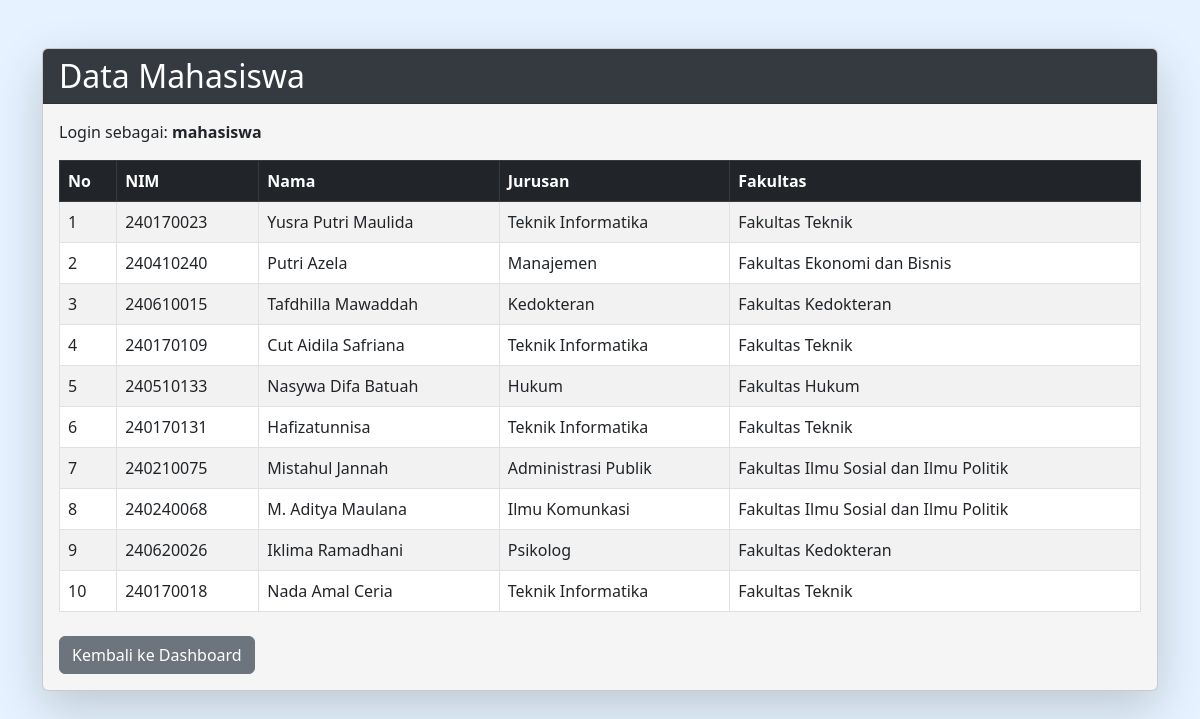
Page /data_mahasiswa.php (signed in) on the committed database.
### tables this page shows
CREATE TABLE IF NOT EXISTS `mahasiswa` (
  `id` int NOT NULL AUTO_INCREMENT,
  `nim` varchar(20) DEFAULT NULL,
  `nama` varchar(100) DEFAULT NULL,
  `jurusan` varchar(100) DEFAULT NULL,
  `fakultas` varchar(100) DEFAULT NULL,
  PRIMARY KEY (`id`)
);

### data_mahasiswa.php (the view, shortened to what this page needs)
<?php
include 'koneksi.php';
$data = mysqli_query($conn, "SELECT * FROM mahasiswa");
?>
<!DOCTYPE html>
<html>
<head>
    <link href="https://cdn.jsdelivr.net/npm/bootstrap@5.3.0/dist/css/bootstrap.min.css" rel="stylesheet">
</head>
<body style="background-color: #e6f2ff; min-height:100vh;">
<div class="container mt-5">
  <div class="card shadow-lg" style="background-color:#f5f5f5;">
    <div class="card-header text-white" style="background-color:#343a40;">
      <h2 class="card-title mb-0">Data Mahasiswa</h2>
    </div>
    <div class="card-body">
      <p>Login sebagai: <b><?= $_SESSION['username'] ?></b></p>
      <table class="table table-striped table-bordered table-hover">
        <thead class="table-dark">
          <tr>
            <th>No</th>
            <th>NIM</th>
            <th>Nama</th>
            <th>Jurusan</th>
            <th>Fakultas</th>
          </tr>
        </thead>
        <tbody>
          <?php $no=1; while($row=mysqli_fetch_assoc($data)){ ?>
            <tr>
              <td><?= $no++ ?></td>
              <td><?= $row['nim'] ?></td>
              <td><?= $row['nama'] ?></td>
              <td><?= $row['jurusan'] ?></td>
              <td><?= $row['fakultas'] ?></td>
            </tr>
          <?php } ?>
        </tbody>
      </table>
      <a href="<?= ($_SESSION['role']=='admin')?'dashboard_admin.php':'dashboard_user.php' ?>" class="btn btn-secondary mt-2">Kembali ke Dashboard</a>
    </div>
  </div>
</div>
</body>
</html>

### rows in the picture
mahasiswa: nim "240170023", nama "Yusra Putri Maulida", jurusan "Teknik Informatika", fakultas "Fakultas Teknik"
mahasiswa: nim "240410240", nama "Putri Azela", jurusan "Manajemen", fakultas "Fakultas Ekonomi dan Bisnis"
mahasiswa: nim "240610015", nama "Tafdhilla Mawaddah", jurusan "Kedokteran", fakultas "Fakultas Kedokteran"
mahasiswa: nim "240170109", nama "Cut Aidila Safriana", jurusan "Teknik Informatika", fakultas "Fakultas Teknik"
mahasiswa: nim "240510133", nama "Nasywa Difa Batuah", jurusan "Hukum", fakultas "Fakultas Hukum"
mahasiswa: nim "240170131", nama "Hafizatunnisa", jurusan "Teknik Informatika", fakultas "Fakultas Teknik"
mahasiswa: nim "240210075", nama "Mistahul Jannah", jurusan "Administrasi Publik", fakultas "Fakultas Ilmu Sosial dan Ilmu Politik"
mahasiswa: nim "240240068", nama "M. Aditya Maulana", jurusan "Ilmu Komunkasi", fakultas "Fakultas Ilmu Sosial dan Ilmu Politik"
mahasiswa: nim "240620026", nama "Iklima Ramadhani", jurusan "Psikolog", fakultas "Fakultas Kedokteran"
mahasiswa: nim "240170018", nama "Nada Amal Ceria", jurusan "Teknik Informatika", fakultas "Fakultas Teknik"

### other values in the picture
$_SESSION['username'] "mahasiswa"
